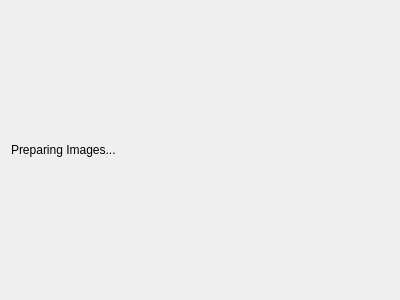
<?xml version="1.0" encoding="UTF-8"?>
<ui version="4.0">
 <class>VideoDisplayer</class>
 <widget class="QWidget" name="VideoDisplayer">
  <property name="geometry">
   <rect>
    <x>0</x>
    <y>0</y>
    <width>400</width>
    <height>300</height>
   </rect>
  </property>
  <property name="windowTitle">
   <string>Form</string>
  </property>
  <layout class="QVBoxLayout" name="verticalLayout">
   <item>
    <widget class="QLabel" name="label">
     <property name="text">
      <string>Preparing Images...</string>
     </property>
    </widget>
   </item>
  </layout>
 </widget>
 <resources/>
 <connections/>
</ui>
